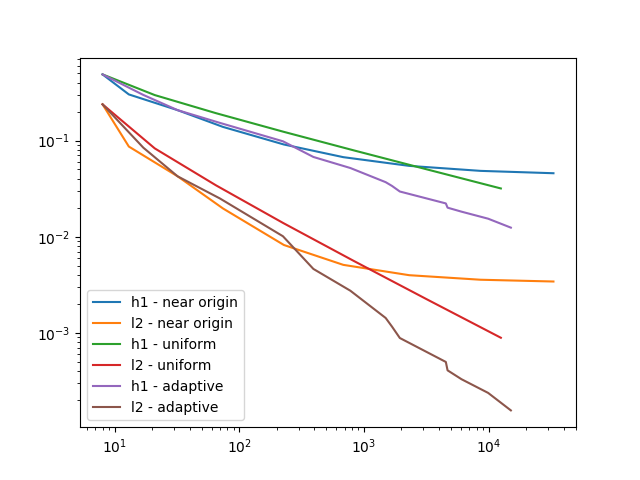

Write the Python code that produced this figure.
from tkinter import W
import fenics as fn
from ufl import dx, ds, dot, grad
import mshr
import matplotlib.pyplot as plt

def near_origin_strategy(mesh, u_exact, u):
    cells_to_refine = fn.MeshFunction('bool', mesh, dim=2)
    for c in fn.cells(mesh):
        x = c.midpoint()
        if x.norm() < 0.5:
            cells_to_refine[c] = True
    
    return cells_to_refine


def uniform_strategy(mesh, u_exact, u):
    cells_to_refine = fn.MeshFunction('bool', mesh, dim=2)
    for c in fn.cells(mesh):
        cells_to_refine[c] = True

    return cells_to_refine


def adaptive_strategy(mesh, u_exact, u):
    cells_to_refine = fn.MeshFunction('bool', mesh, dim=2)
    E_max = 0
    Es = []
    for c in fn.cells(mesh):
        E = pow(u_exact(c.midpoint()) - u(c.midpoint()), 2) * c.volume()
        Es.append(E)
        E_max = max(E_max, E)
    for i, c in enumerate(fn.cells(mesh)):
        if Es[i] > .3 * E_max:
            cells_to_refine[c] = True

    return cells_to_refine

# Define L-shape domain
full_box = mshr.Rectangle(fn.Point(-1, -1), fn.Point(1, 1))
corner = mshr.Rectangle(fn.Point(-1, -1), fn.Point(0, 0))
domain = full_box - corner

strategies = [
    {
        'name': 'near origin',
        'strategy': near_origin_strategy,
        'h1': [],
        'l2': [],
        'mesh_size': []
    },
    {
        'name': 'uniform',
        'strategy': uniform_strategy,
        'h1': [],
        'l2': [],
        'mesh_size': []
    },
    {
        'name': 'adaptive',
        'strategy': adaptive_strategy,
        'h1': [],
        'l2': [],
        'mesh_size': []
    }
]

MAX_MESh_SIZE = 10000

# Dirichlet BC
def boundary(x, on_boundary):
    return on_boundary and (fn.near(x[0], 0) or fn.near(x[1], 0))

for strategy in strategies:
    # Generate initial mesh
    n = 1
    mesh = mshr.generate_mesh(domain, n)
    mesh_size = 0

    while mesh_size < MAX_MESh_SIZE:
        # Create finite element space
        V = fn.FunctionSpace(mesh, 'Lagrange', 1)

         # Exact solution
        deg = 4
        r = fn.Expression('sqrt(x[0]*x[0] + x[1]*x[1])', degree=deg)    
        theta = fn.Expression('atan2(x[0], x[1])', degree=deg)
        u_exact = fn.Expression('pow(r, 2./3) * sin(2./3*theta + pi/3)', r=r, theta=theta, degree=deg, domain=mesh)

        # Neumann BC
        n_hat = fn.FacetNormal(mesh)
        g = dot(grad(u_exact), n_hat)

        bc = fn.DirichletBC(V, 0, boundary)

        # Define forms
        u = fn.TrialFunction(V)
        v = fn.TestFunction(V)

        a = dot(grad(u), grad(v)) * dx
        L = g * v * ds

        # Compute solution
        u_h = fn.Function(V, name='u')
        fn.solve(a == L, u_h, bc)

        # Compute errors
        errorL2 = fn.errornorm(u_exact, u_h, 'L2')
        errorH1 = fn.errornorm(u_exact, u_h, 'H1')
        mesh_size = V.dim()

        strategy['h1'].append(errorH1)
        strategy['l2'].append(errorL2)
        strategy['mesh_size'].append(mesh_size)

        # use markers to create new mesh
        cells_to_refine = strategy['strategy'](mesh, u_exact, u_h)
        mesh = fn.refine(mesh, cells_to_refine)


# plot results.
for strategy in strategies:
    strategy_name = strategy['name']
    mesh_size = strategy['mesh_size']
    h1 = strategy['h1']
    l2 = strategy['l2']

    plt.loglog(mesh_size, h1, label=f'h1 - {strategy_name}')
    plt.loglog(mesh_size, l2, label=f'l2 - {strategy_name}')

plt.legend()
plt.savefig("adapt.png")
